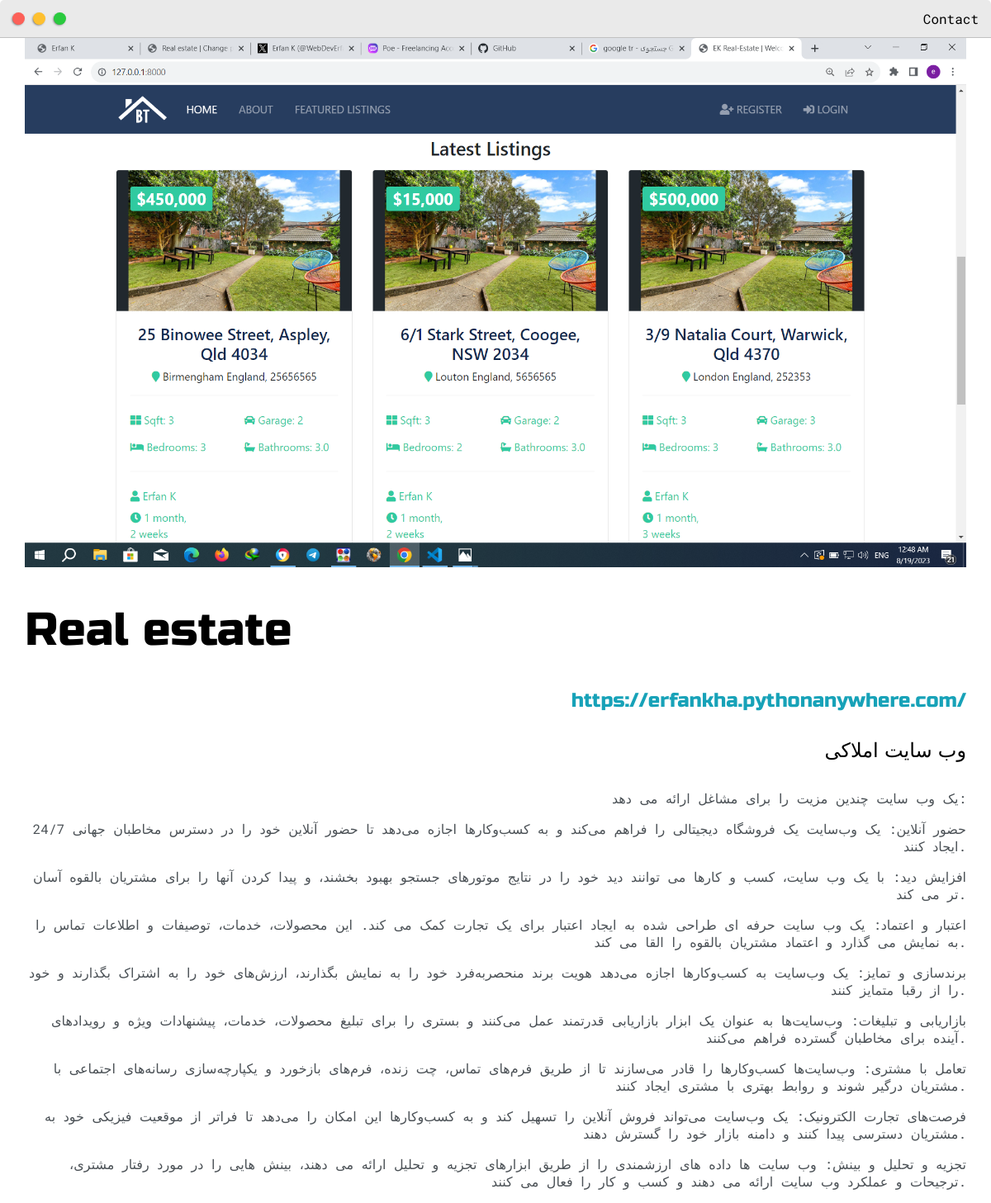
The app's page /post/1/ with its own data.
### base/models.py (models this page shows, shortened)
class Post(models.Model):
    headline = models.CharField(max_length=200)
    sub_headline = models.CharField(max_length=200, null=True, blank=True)
    thumbnail = models.ImageField(null=True, blank=True, upload_to='images', default="placeholder...")
    body = models.TextField(null=True, blank=True)
    created = models.DateTimeField(auto_now_add=True)
    active = models.BooleanField(default=False)
    featured = models.BooleanField(default=True)
    tags = models.ManyToManyField(Tag, null=True)
    slug = models.SlugField()
    link = models.URLField(null=True, blank=True)  # Added link field

### base/views.py (the view)
# urls.py: path('post/<slug>/', views.PostDetail.as_view(), name='post'),
class PostDetail(generic.DetailView):
    model = Post
    context_object_name = 'post'
    template_name = 'base/post.html'

### base/templates/base/post.html (shortened to what this page needs)
{% extends 'base/main.html' %}
{% load static %}
{% block content %}
<div class="main-container">
	<img src="{{ post.thumbnail.url }}">
	<h1 class="center">{{ post.headline }}</h1>
	<h4 class="center">	<a class="center" href="https://erfankha.pythonanywhere.com/">{{ post.link }}</a></h4>
	<h4 class="corner-bl">{{ post.sub_headline }}</h4>
	<p>{{ post.body|linebreaks }}</p>
</div>
{% endblock content %}

### static/css/default.css (style rules this page uses)
:root { --mainColor:#eaeaea; --secondaryColor:#fff; --borderColor:#c1c1c1; --mainText:black; --secondaryText:#4b5156; --themeDotBorder:#24292e; --previewBg:rgb(251, 249, 243, 0.8); --previewShadow:#f0ead6; --buttonColor:black; }
html, body { padding: 0; margin: 0; scroll-behavior: smooth; }
body * { transition: 0.3s; }
h1, h2, h3, h4, h5, h6, strong { color: var(--mainText); font-family: 'Russo One', sans-serif; font-weight: 500; }
p, li, span, label, input, textarea { color: var(--secondaryText); font-family: 'Roboto Mono', monospace; }
a { text-decoration: none; color:#17a2b8; }
h1 { font-size: 56px; }
h4 { font-size: 24px; }
.main-container { width: 1200px; margin: 0 auto; }
@media screen and (max-width: 1200px) { .main-container { width: 95%; } }

### base/templates/base/main.html (style rules this page uses)
:root { --mainColor:#eaeaea; --secondaryColor:#fff; --borderColor:#c1c1c1; --mainText:black; --secondaryText:#4b5156; --themeDotBorder:#24292e; --previewBg:rgb(251, 249, 243, 0.8); --previewShadow:#f0ead6; --buttonColor:black; }
html, body { padding: 0; margin: 0; scroll-behavior: smooth; }
body * { transition: 0.3s; }
h1, h2, h3, h4, h5, h6, strong { color: var(--mainText); font-family: 'Russo One', sans-serif; font-weight: 500; }
p, li, span, label, input, textarea { color: var(--secondaryText); font-family: 'Roboto Mono', monospace; }
a { text-decoration: none; color:#17a2b8; }
h1 { font-size: 56px; }
h4 { font-size: 24px; }
.main-container { width: 1200px; margin: 0 auto; }
@media screen and (max-width: 1200px) { .main-container { width: 95%; } }

### base/templates/base/post.html (style rules this page uses)
p { text-align: right; }
h4 { text-align: right; }
img { max-width: 100%; object-fit: cover; }

### records on screen
Post: thumbnail (picture), headline "Real estate", link "https://erfankha.pythonanywhere.com/", sub_headline "وب سایت املاکی", body "یک وب سایت چندین مزیت را برای مشاغل ارائه می دهد: حضور آنلاین: یک وب‌سایت یک فروشگاه دیجیتالی را فراهم می‌کند و به کسب‌وکارها اجازه می‌دهد تا حضور آنلاین خود را در دسترس مخاطبان جهانی 24/7 ایجاد کنند. افزایش دید: با یک وب سایت، کسب و کارها می توانند دید خود را در نتایج موتورهای جستجو بهبود بخشند، و پیدا کردن آنها را برای مشتریان بالقوه آسان تر می کند. اعتبار و اعتماد: یک وب سایت حرفه ای طراحی شده به ایجاد اعتبار برای یک تجارت کمک می کند. این محصولات، خدمات، توصیفات و اطلاعات تماس را به نمایش می گذارد و اعتماد مشتریان بالقوه را القا می کند. برندسازی و تمایز: یک وب‌سایت به کسب‌وکارها اجازه می‌دهد هویت برند منحصربه‌فرد خود را به نمایش بگذارند، ارزش‌های خود را به اشتراک بگذارند و خود را از رقبا…"
